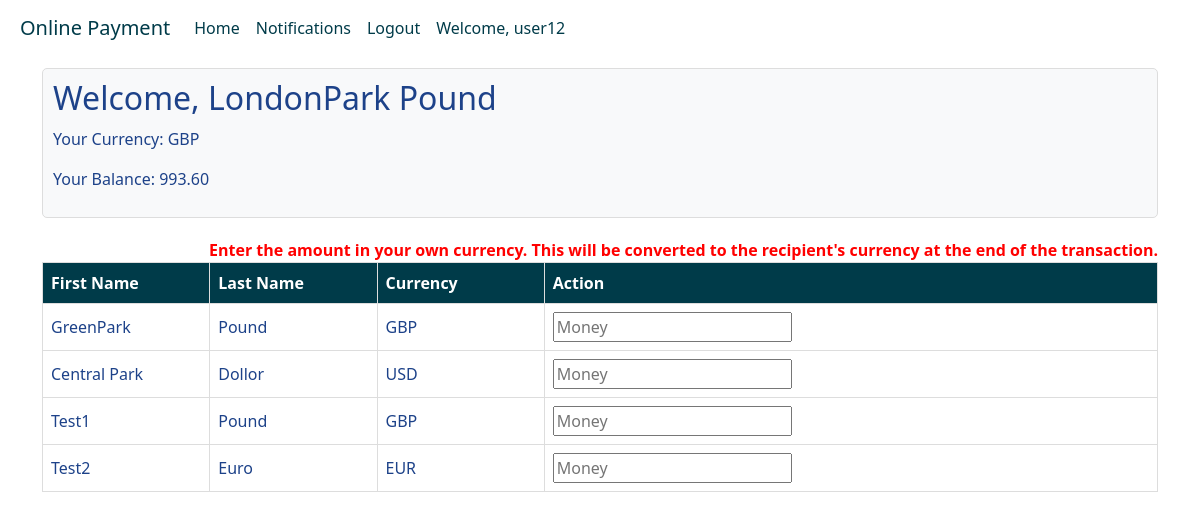
/register/user-list/ (signed in), run on the app's committed database.
### register/models.py (models this page shows, shortened)
class UserProfile(models.Model):
    user = models.OneToOneField(User, on_delete=models.CASCADE)
    first_name = models.CharField(max_length=100)
    last_name = models.CharField(max_length=100)
    email = models.EmailField()
    currency = models.CharField(max_length=3)
    balance = models.DecimalField(max_digits=10, decimal_places=2, default=1000)
    timestamp = models.DateTimeField(auto_now_add=True)

### register/views.py (the view)
# urls.py: path('user-list/', user_list, name='user_list'),
def user_list(request):
    user_profiles = UserProfile.objects.all().values('user__username', 'first_name', 'last_name', 'currency')
    if request.user.is_authenticated:
        current_user_profile = UserProfile.objects.get(user=request.user)
    else:
        current_user_profile = None
    return render(request, 'user_list.html',{
        'users': user_profiles,
        'current_user_profile': current_user_profile
    })

### templates/user_list.html (shortened to what this page needs)
{% extends './base.html' %}
{% block content %}
    {% if request.user.is_authenticated %}
        <div class="dashboard">
            <h2>Welcome, {{ current_user_profile.first_name }} {{ current_user_profile.last_name }}</h2>
            <p>Your Currency: {{ current_user_profile.currency }}</p>
            <p>Your Balance: {{ current_user_profile.balance }}</p>
        </div>
        <div class="table-container">
            <p style="text-align: right; color: red; font-weight: bold; margin: 0;">Enter the amount in your own currency. This will be converted to the recipient's currency at the end of the transaction.</p>
            <table>
                <tr>
                    <th>First Name</th>
                    <th>Last Name</th>
                    <th>Currency</th>
                    <th>Action</th>
                </tr>
                {% for user in users %}
                    {% if user.user__username != request.user.username %}
                        <tr>
                            <td>{{ user.first_name }}</td>
                            <td>{{ user.last_name }}</td>
                            <td>{{ user.currency }}</td>
                            <td>
                                <form action="" method="post" class="payment-form">
                                    <input type="text" name="amount" placeholder="Money" class="amount-input">
                                </form>
                            </td>
                        </tr>
                    {% endif %}
                {% endfor %}
            </table>
        </div>
    {% else %}
        <p style="font-size: 2em; color: red; font-weight: bold;">Please login first.</p>
    {% endif %}
{% endblock %}

### templates/base.html (shortened to what this page needs)
<!DOCTYPE html>
<html lang="en">
<head>
    {% load crispy_forms_tags %}
    <link href="https://cdn.jsdelivr.net/npm/bootstrap@5.3.0-alpha1/dist/css/bootstrap.min.css" rel="stylesheet">
</head>
<body>
<nav class="navbar navbar-expand-lg navbar-light fixed-top">
    <a class="navbar-brand" href="/register/user-list">Online Payment</a>
    <div class="collapse navbar-collapse" id="navbarText">
        <ul class="navbar-nav mr-auto">
            {% if user.is_authenticated %}
                <li class="nav-item">
                    <a class="nav-link" href="/register/user-list">Home</a>
                </li>
                <li class="nav-item">
                    <a class="nav-link" href="/payapp/notifications">Notifications</a>
                </li>
                <li class="nav-item">
                    <a class="nav-link" href="/register/logout">Logout</a>
                </li>
                <li class="nav-item">
                    <a class="nav-link" href="#">Welcome, {{user.username}}</a>
                </li>
            {% else %}
                <li class="nav-item">
                    <a class="nav-link" href="/register/login">Login</a>
                </li>
            {% endif %}
        </ul>
    </div>
</nav>
<div class="container py-5" id="content" name="content">
    {% block content %}
    {% endblock %}
</div>
</body>
</html>

### templates/base.html (style rules this page uses)
body { color: #1d4289; }
.navbar { background-color: #fff; }
.navbar .nav-link { color: #003b49 }
.navbar-brand { margin-left: 20px; color: #003b49 }
#content { margin-top: 20px; }

### templates/user_list.html (style rules this page uses)
table { width: 100%; border-collapse: collapse; table-layout: fixed; }
th:nth-child(1), td:nth-child(1), th:nth-child(2), td:nth-child(2), th:nth-child(3), td:nth-child(3) { width: 15%; }
th, td, tr { border: 1px solid #ddd; padding: 8px; overflow: hidden; text-overflow: ellipsis; }
th { background-color: #003b49; color: white; }
.dashboard { margin-bottom: 20px; padding: 10px; background-color: #f8f9fa; border: 1px solid #ddd; border-radius: 5px; }
.dashboard h2 { margin: 0 0 10px; }
.table-container { position: relative; }

### data on the page
UserProfile: first_name "LondonPark", last_name "Pound", currency "GBP", balance "993.60", first_name "GreenPark", first_name "Test1"

### other printed values
{{ user.username }} "user12"
{{ user.first_name }} "Central Park" "Test2"
{{ user.last_name }} "Dollor" "Euro"
{{ user.currency }} "USD" "EUR"
